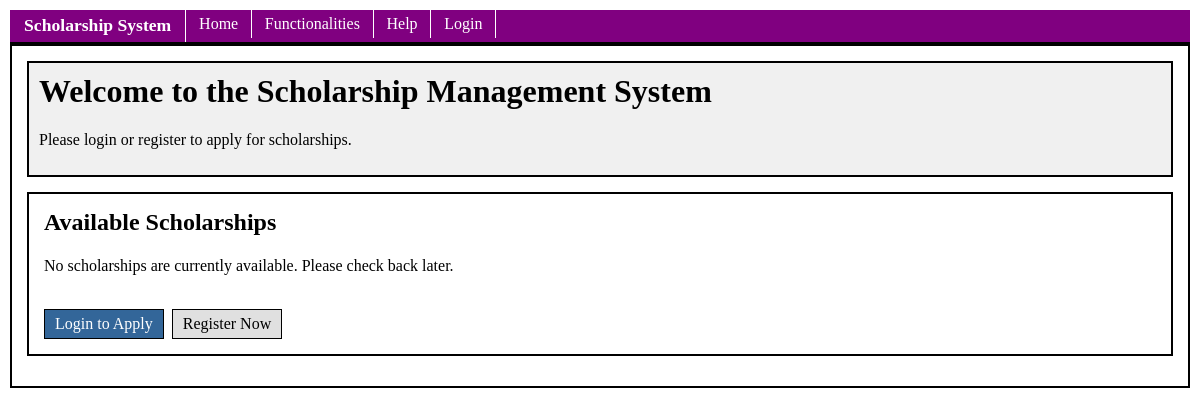
/public/home.php, run on an earlier commit of the app's database.
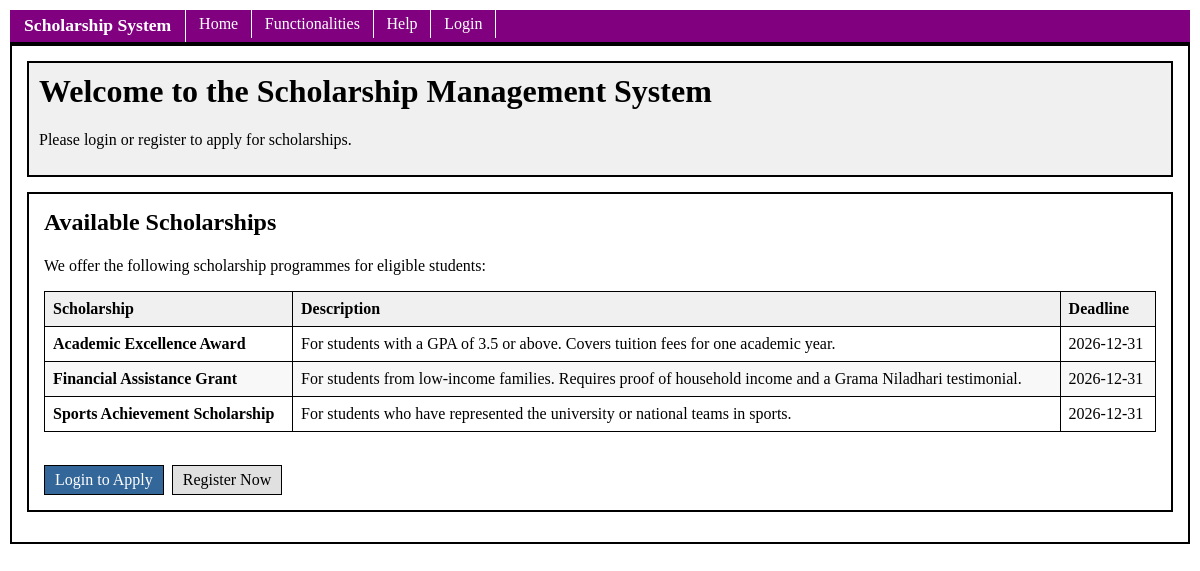
And on a later commit of the database.
### tables this page shows
CREATE TABLE IF NOT EXISTS scholarships (
    id INT AUTO_INCREMENT PRIMARY KEY,
    name VARCHAR(150) NOT NULL,
    description TEXT,
    deadline DATE,
    created_at TIMESTAMP DEFAULT CURRENT_TIMESTAMP
);

### public/home.php (the view, shortened to what the changed rows need)
<?php
require_once '../config/db.php';
$isLoggedIn = isset($_SESSION['user_id']);
$username = $isLoggedIn ? $_SESSION['username'] : 'Guest';
$message = '';
$selectedScholarship = null;
$allScholarships = $conn->query("SELECT * FROM scholarships ORDER BY id ASC")->fetchAll();
$applications = [];
$userProfile = [];
require_once '../includes/header.php';
?>
    <div class="container">
        <div class="dashboard-header">
            <?php if ($isLoggedIn): ?>
                <h1>Welcome, <?php echo htmlspecialchars($username); ?>!</h1>
                <p>Role: <?php echo ucfirst($_SESSION['role']); ?></p>
            <?php else: ?>
                <h1>Welcome to the Scholarship Management System</h1>
            <?php endif; ?>
        </div>
        <?php if ($isLoggedIn): ?>
            <?php if ($message): ?>
            <script type="text/javascript">alert("<?php echo addslashes($message); ?>");</script>
            <?php endif; ?>
            <?php if ($isStudent): ?>
                <?php if ($selectedScholarship): ?>
                    <div class="content-page">
                        <h2>Apply for: <?php echo htmlspecialchars($selectedScholarship['name']); ?></h2>
                        <p><?php echo htmlspecialchars($selectedScholarship['description']); ?></p>
                        <?php if ($selectedScholarship['deadline']): ?>
                            <p><strong>Deadline:</strong> <?php echo htmlspecialchars($selectedScholarship['deadline']); ?></p>
                        <?php endif; ?>
                        <hr>
                        <form name="appForm" action="home.php" method="POST" onsubmit="return checkApplication()">
                            <input type="hidden" name="apply" value="1">
                            <input type="hidden" name="scholarship_id" value="<?php echo $selectedScholarship['id']; ?>">
                            <div class="form-group">
                                <label>Full Name</label>
                                <input type="text" name="full_name_display" value="<?php echo htmlspecialchars($userProfile['full_name']); ?>" class="input-readonly" readonly>
                            </div>
                            <div class="form-group">
                                <label>Name with Initials</label>
                                <input type="text" name="initials_display" value="<?php echo htmlspecialchars($userProfile['name_with_initials']); ?>" class="input-readonly" readonly>
                            </div>
                            <div class="form-group">
                                <label>Date of Birth</label>
                                <input type="text" name="dob_display" value="<?php echo htmlspecialchars($userProfile['dob']); ?>" class="input-readonly" readonly>
                            </div>
                            <div class="form-group">
                                <label>Gender</label>
                                <input type="text" name="gender_display" value="<?php echo htmlspecialchars($userProfile['gender']); ?>" class="input-readonly" readonly>
                            </div>
                            <hr>
                            <div class="form-group">
                                <label>Parents' Annual Income (Rs.)</label>
                                <input type="number" step="0.01" id="appIncome" name="parents_income">
                            </div>
                            <div class="form-group">
                                <label>Parents' Occupation</label>
                                <input type="text" id="appOccupation" name="parents_occupation">
                            </div>
                            <div class="form-group">
                                <label>Purpose of Request</label>
                                <input type="text" id="appPurpose" name="purpose">
                            </div>
                            <div class="form-group">
                                <label>Current <abbr title="Grade Point Average">GPA</abbr> (0.00 - 4.00)</label>
                                <input type="number" step="0.01" min="0" max="4.0" id="appGpa" name="gpa">
                            </div>
                            <div class="form-group">
                                <label>Permanent Address</label>
                                <textarea name="permanent_address" id="appAddress" rows="2"></textarea>
                            </div>
                            <div class="form-group">
                                <label><abbr title="National Identity Card">NIC</abbr> Number</label>
                                <input type="text" id="appNic" name="nic">
                            </div>
                            <div class="form-group">
                                <label>Contact Number</label>
                                <input type="text" id="appContact" name="contact_numbers">
                            </div>
                            <div class="form-group">
                                <label>Additional Description</label>
                                <textarea name="description" id="appDesc" rows="3"></textarea>
                            </div>
                            <div class="form-group">
                                <label>
                                    <input type="checkbox" id="appTestimonial" name="testimonial_checked">
                                    I confirm that I have a testimonial from a Grama Niladhari or authorized personnel.
                                </label>
                            </div>
                            <button type="submit" class="btn btn-primary">Submit Application</button>
                            <a href="home.php" class="btn">Back to Scholarships</a>
                        </form>
                    </div>
                <?php else: ?>
                    <div class="content-page">
                        <h2>Available Scholarships</h2>
                        <?php if (empty($allScholarships)): ?>
                            <p>No scholarships are currently available.</p>
                        <?php else: ?>
                            <table>
                                <thead>
                                    <tr>
                                        <th>Scholarship</th>
                                        <th>Description</th>
                                        <th>Deadline</th>
                                        <th>Action</th>
                                    </tr>
                                </thead>
                                <tbody>
                                    <?php foreach ($allScholarships as $sch): ?>
                                    <tr>
                                        <td><strong><?php echo htmlspecialchars($sch['name']); ?></strong></td>
                                        <td><?php echo htmlspecialchars($sch['description']); ?></td>
                                        <td><?php echo htmlspecialchars($sch['deadline']); ?></td>
                                        <td><a href="home.php?sid=<?php echo $sch['id']; ?>" class="btn btn-primary">Apply</a></td>
                                    </tr>
                                    <?php endforeach; ?>
                                </tbody>
                            </table>
                        <?php endif; ?>
                    </div>
                <?php endif; ?>
                <div class="table-container">
                    <h2>Your Applications</h2>
                    <table>
                        <caption>Your submitted scholarship applications</caption>
                        <thead>
                            <tr>
                                <th>Scholarship</th>
                                <th>GPA</th>
                                <th>Status</th>
                                <th>Applied On</th>
                            </tr>
                        </thead>
                        <tbody>
                            <?php foreach ($applications as $app): ?>
                            <tr>
                                <td><?php echo htmlspecialchars($app['scholarship_name']); ?></td>
                                <td><?php echo htmlspecialchars($app['gpa']); ?></td>
                                <td><em><?php echo ucfirst($app['status']); ?></em></td>
                                <td><?php echo htmlspecialchars($app['applied_at']); ?></td>
                            </tr>
                            <?php endforeach; ?>
                            <?php if (count($applications) === 0): ?>
                            <tr><td colspan="4">No applications yet.</td></tr>
                            <?php endif; ?>
                        </tbody>
                    </table>
                </div>
            <?php endif; ?>
            <?php if ($isAdmin || $isRegistrar): ?>
                <div class="content-page">
                    <p>Use the navigation links above to access your panel.</p>
                </div>
            <?php endif; ?>
        <?php else: ?>
            <div class="content-page">
                <h2>Available Scholarships</h2>
                <?php if (empty($allScholarships)): ?>
                    <p>No scholarships are currently available. Please check back later.</p>
                <?php else: ?>
                    <p>We offer the following scholarship programmes for eligible students:</p>
                    <table>
                        <thead>
                            <tr>
                                <th>Scholarship</th>
                                <th>Description</th>
                                <th>Deadline</th>
                            </tr>
                        </thead>
                        <tbody>
                            <?php foreach ($allScholarships as $sch): ?>
                            <tr>
                                <td><strong><?php echo htmlspecialchars($sch['name']); ?></strong></td>
                                <td><?php echo htmlspecialchars($sch['description']); ?></td>
                                <td><?php echo htmlspecialchars($sch['deadline']); ?></td>
                            </tr>
                            <?php endforeach; ?>
                        </tbody>
                    </table>
                <?php endif; ?>
                <br>
                <a href="login.php" class="btn btn-primary">Login to Apply</a>
                <a href="signup.php" class="btn">Register Now</a>
            </div>
        <?php endif; ?>
    </div>
<?php require_once '../includes/footer.php'; ?>

What changed in the data, as far as the page shows it:
added scholarships: name "Academic Excellence Award", description "For students with a GPA of 3.5 or above. Covers tuition fees for one academic year.", deadline "2026-12-31"
added scholarships: name "Financial Assistance Grant", description "For students from low-income families. Requires proof of household income and a Grama Niladhari testimonial.", deadline "2026-12-31"
added scholarships: name "Sports Achievement Scholarship", description "For students who have represented the university or national teams in sports.", deadline "2026-12-31"
Also different on the page:
text no longer shown: "No scholarships are currently available. Please check back later."
text now shown: "We offer the following scholarship programmes for eligible students: Scholarship Description Deadline"
